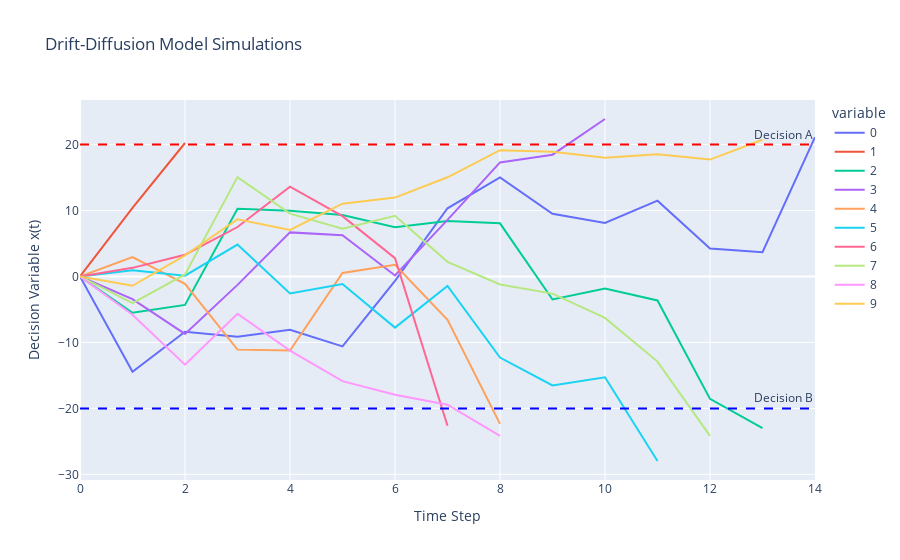

The notebook cell saved with this chart:
### Code cell
ddm_one.plot_trajectories()

### Figure 1 — Plotly figure (JSON) as saved in the notebook; plotly's stock layout.template omitted (floating-point values rounded to 4 significant figures)
{"data": [{"hovertemplate": "variable=0<br>Time Step=%{x}<br>Decision Variable x(t)=%{y}<extra></extra>", "legendgroup": "0", "line": {"color": "#636efa", "dash": "solid"}, "marker": {"symbol": "circle"}, "mode": "lines", "name": "0", "orientation": "v", "showlegend": true, "type": "scatter", "x": [0, 1, 2, 3, 4, 5, 6, 7, 8, 9, 10, 11, 12, 13, 14], "xaxis": "x", "y": [0, -14.44, -8.374, -9.135, -8.084, -10.6, -0.6547, 10.35, 15.02, 9.519, 8.11, 11.5, 4.26, 3.69, 21.13], "yaxis": "y"}, {"hovertemplate": "variable=1<br>Time Step=%{x}<br>Decision Variable x(t)=%{y}<extra></extra>", "legendgroup": "1", "line": {"color": "#EF553B", "dash": "solid"}, "marker": {"symbol": "circle"}, "mode": "lines", "name": "1", "orientation": "v", "showlegend": true, "type": "scatter", "x": [0, 1, 2, 3, 4, 5, 6, 7, 8, 9, 10, 11, 12, 13, 14], "xaxis": "x", "y": [0, 10.41, 20.24, null, null, null, null, null, null, null, null, null, null, null, null], "yaxis": "y"}, {"hovertemplate": "variable=2<br>Time Step=%{x}<br>Decision Variable x(t)=%{y}<extra></extra>", "legendgroup": "2", "line": {"color": "#00cc96", "dash": "solid"}, "marker": {"symbol": "circle"}, "mode": "lines", "name": "2", "orientation": "v", "showlegend": true, "type": "scatter", "x": [0, 1, 2, 3, 4, 5, 6, 7, 8, 9, 10, 11, 12, 13, 14], "xaxis": "x", "y": [0, -5.502, -4.311, 10.27, 9.961, 9.331, 7.458, 8.401, 8.066, -3.479, -1.812, -3.632, -18.55, -23.0, null], "yaxis": "y"}, {"hovertemplate": "variable=3<br>Time Step=%{x}<br>Decision Variable x(t)=%{y}<extra></extra>", "legendgroup": "3", "line": {"color": "#ab63fa", "dash": "solid"}, "marker": {"symbol": "circle"}, "mode": "lines", "name": "3", "orientation": "v", "showlegend": true, "type": "scatter", "x": [0, 1, 2, 3, 4, 5, 6, 7, 8, 9, 10, 11, 12, 13, 14], "xaxis": "x", "y": [0, -3.442, -8.709, -1.272, 6.691, 6.255, 0.1472, 8.586, 17.3, 18.47, 23.88, null, null, null, null], "yaxis": "y"}, {"hovertemplate": "variable=4<br>Time Step=%{x}<br>Decision Variable x(t)=%{y}<extra></extra>", "legendgroup": "4", "line": {"color": "#FFA15A", "dash": "solid"}, "marker": {"symbol": "circle"}, "mode": "lines", "name": "4", "orientation": "v", "showlegend": true, "type": "scatter", "x": [0, 1, 2, 3, 4, 5, 6, 7, 8, 9, 10, 11, 12, 13, 14], "xaxis": "x", "y": [0, 2.938, -1.105, -11.09, -11.21, 0.526, 1.786, -6.566, -22.34, null, null, null, null, null, null], "yaxis": "y"}, {"hovertemplate": "variable=5<br>Time Step=%{x}<br>Decision Variable x(t)=%{y}<extra></extra>", "legendgroup": "5", "line": {"color": "#19d3f3", "dash": "solid"}, "marker": {"symbol": "circle"}, "mode": "lines", "name": "5", "orientation": "v", "showlegend": true, "type": "scatter", "x": [0, 1, 2, 3, 4, 5, 6, 7, 8, 9, 10, 11, 12, 13, 14], "xaxis": "x", "y": [0, 0.9601, 0.1346, 4.844, -2.558, -1.146, -7.75, -1.44, -12.29, -16.52, -15.29, -27.98, null, null, null], "yaxis": "y"}, {"hovertemplate": "variable=6<br>Time Step=%{x}<br>Decision Variable x(t)=%{y}<extra></extra>", "legendgroup": "6", "line": {"color": "#FF6692", "dash": "solid"}, "marker": {"symbol": "circle"}, "mode": "lines", "name": "6", "orientation": "v", "showlegend": true, "type": "scatter", "x": [0, 1, 2, 3, 4, 5, 6, 7, 8, 9, 10, 11, 12, 13, 14], "xaxis": "x", "y": [0, 1.312, 3.298, 7.502, 13.61, 9.153, 2.789, -22.63, null, null, null, null, null, null, null], "yaxis": "y"}, {"hovertemplate": "variable=7<br>Time Step=%{x}<br>Decision Variable x(t)=%{y}<extra></extra>", "legendgroup": "7", "line": {"color": "#B6E880", "dash": "solid"}, "marker": {"symbol": "circle"}, "mode": "lines", "name": "7", "orientation": "v", "showlegend": true, "type": "scatter", "x": [0, 1, 2, 3, 4, 5, 6, 7, 8, 9, 10, 11, 12, 13, 14], "xaxis": "x", "y": [0, -4.045, 0.3116, 15.07, 9.533, 7.232, 9.205, 2.221, -1.21, -2.597, -6.285, -12.9, -24.18, null, null], "yaxis": "y"}, {"hovertemplate": "variable=8<br>Time Step=%{x}<br>Decision Variable x(t)=%{y}<extra></extra>", "legendgroup": "8", "line": {"color": "#FF97FF", "dash": "solid"}, "marker": {"symbol": "circle"}, "mode": "lines", "name": "8", "orientation": "v", "showlegend": true, "type": "scatter", "x": [0, 1, 2, 3, 4, 5, 6, 7, 8, 9, 10, 11, 12, 13, 14], "xaxis": "x", "y": [0, -5.803, -13.37, -5.642, -11.25, -15.87, -17.93, -19.45, -24.18, null, null, null, null, null, null], "yaxis": "y"}, {"hovertemplate": "variable=9<br>Time Step=%{x}<br>Decision Variable x(t)=%{y}<extra></extra>", "legendgroup": "9", "line": {"color": "#FECB52", "dash": "solid"}, "marker": {"symbol": "circle"}, "mode": "lines", "name": "9", "orientation": "v", "showlegend": true, "type": "scatter", "x": [0, 1, 2, 3, 4, 5, 6, 7, 8, 9, 10, 11, 12, 13, 14], "xaxis": "x", "y": [0, -1.413, 3.197, 8.676, 7.067, 11.04, 11.97, 15.05, 19.15, 18.91, 17.99, 18.55, 17.73, 20.73, null], "yaxis": "y"}], "layout": {"annotations": [{"showarrow": false, "text": "Decision A", "x": 1, "xanchor": "right", "xref": "x domain", "y": 20, "yanchor": "bottom", "yref": "y"}, {"showarrow": false, "text": "Decision B", "x": 1, "xanchor": "right", "xref": "x domain", "y": -20, "yanchor": "bottom", "yref": "y"}], "legend": {"title": {"text": "variable"}, "tracegroupgap": 0}, "shapes": [{"line": {"color": "red", "dash": "dash"}, "type": "line", "x0": 0, "x1": 1, "xref": "x domain", "y0": 20, "y1": 20, "yref": "y"}, {"line": {"color": "blue", "dash": "dash"}, "type": "line", "x0": 0, "x1": 1, "xref": "x domain", "y0": -20, "y1": -20, "yref": "y"}], "title": {"text": "Drift-Diffusion Model Simulations"}, "xaxis": {"anchor": "y", "domain": [0, 1], "title": {"text": "Time Step"}}, "yaxis": {"anchor": "x", "domain": [0, 1], "title": {"text": "Decision Variable x(t)"}}}}
